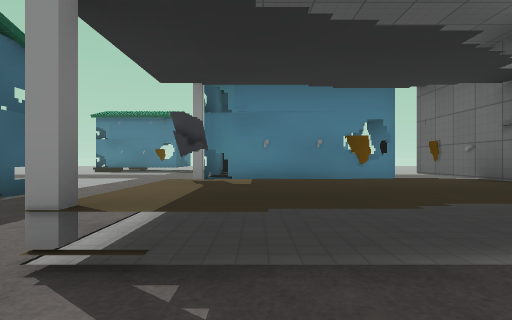
view 1 (above)

24 first-person views from a walk through a 3-D level made in the Godot game engine. The camera is 1.2 m above the floor, looks level and sees 80° across. The floor is counted in squares, 1.95 m on a side. Each view is taken from the middle of a square. On the plan, view 1 faces up. The plan holds only what a view shows up to about 9 squares ahead; the rest is blank. The place goes on beyond the plan. Characters and animated objects are left out. Some surface patterns are stand-ins.

view 2
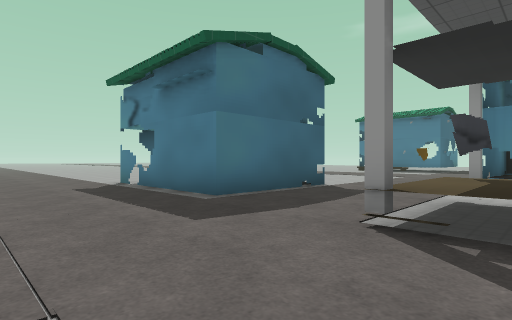

view 3
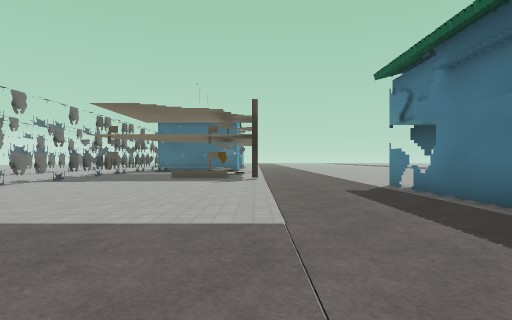

view 4
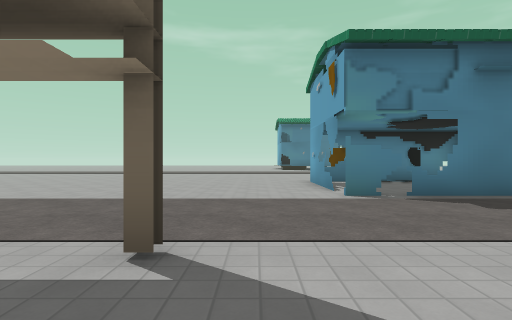

view 5
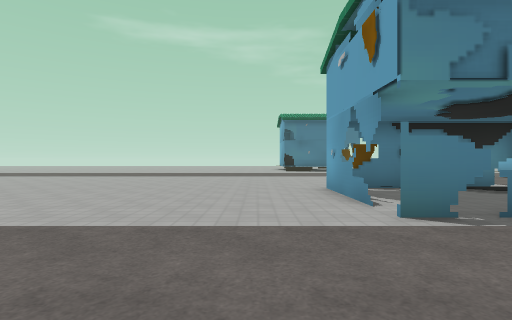

view 6
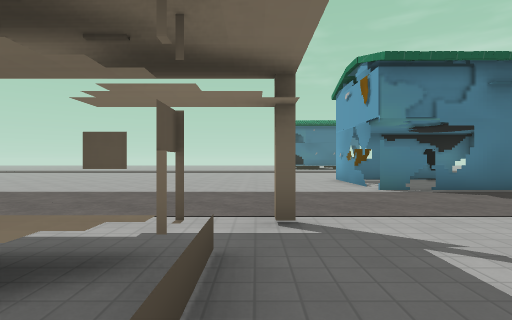

view 7
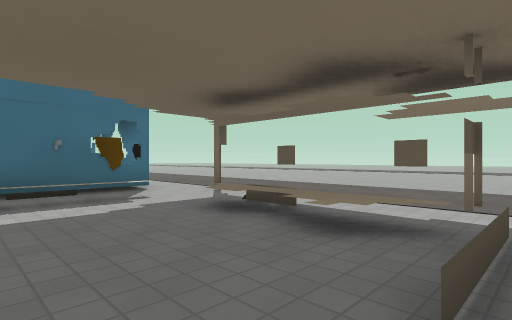

view 8
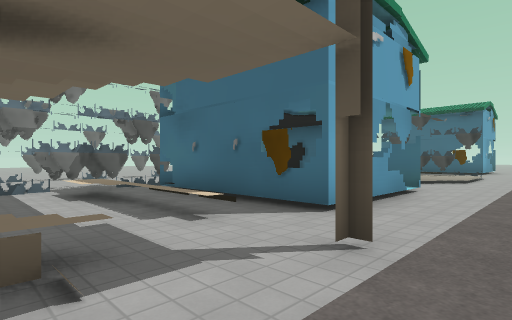

view 9
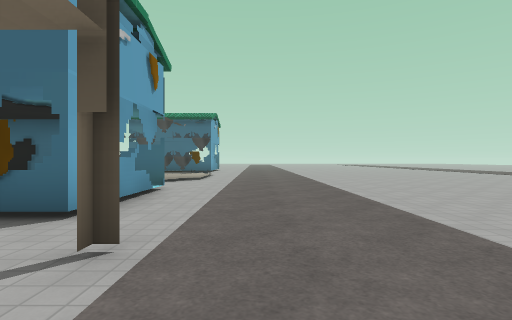

view 10
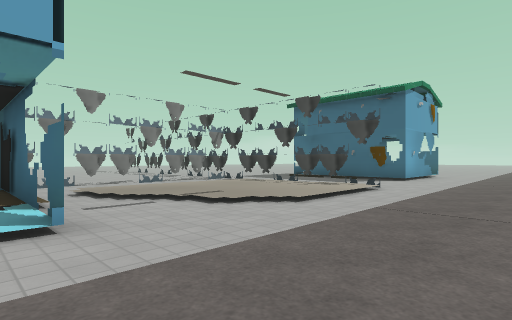

view 11
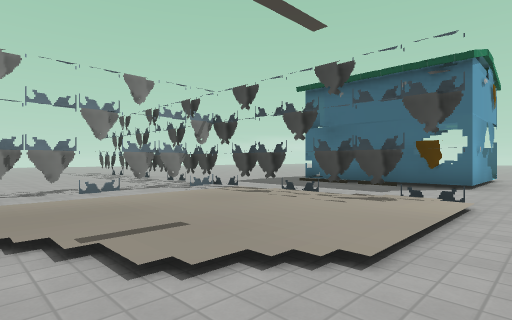

view 12
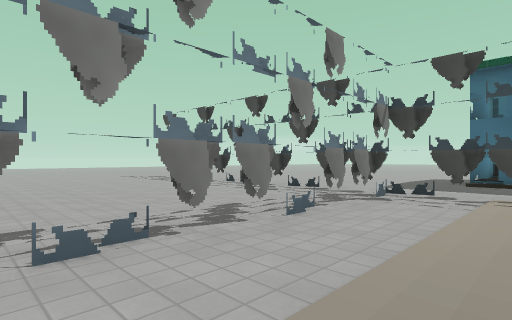

view 13
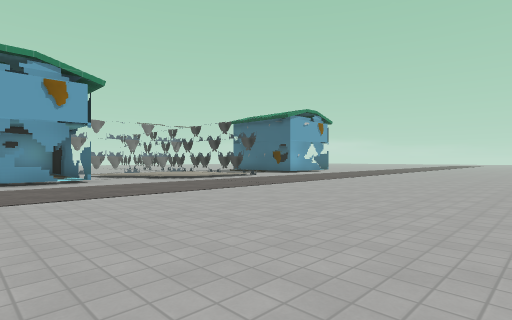

view 14
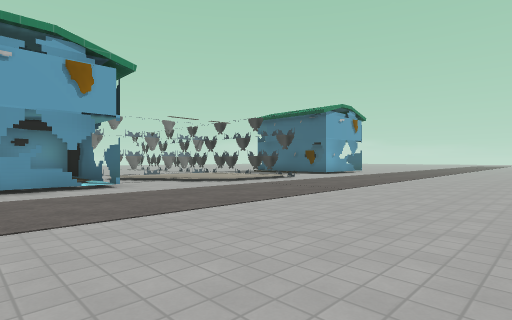

view 15
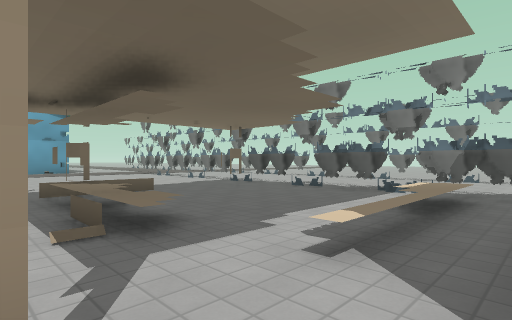

view 16
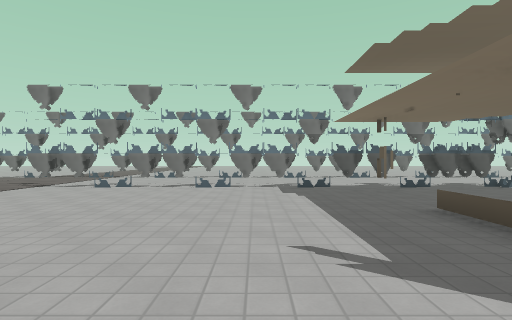

view 17
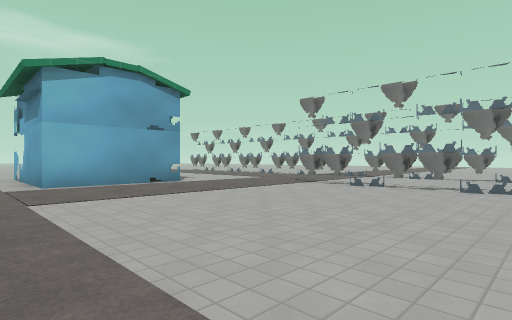

view 18
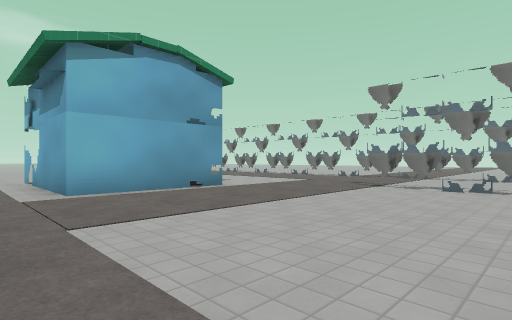

view 19
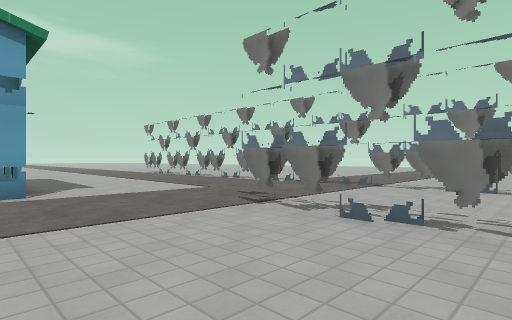

view 20
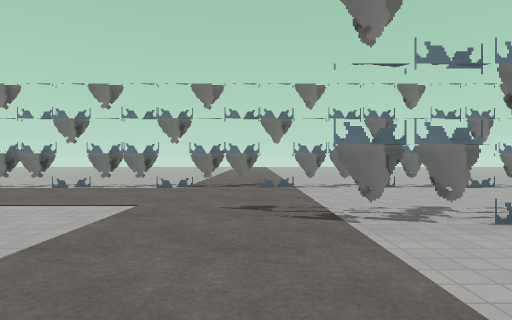

view 21
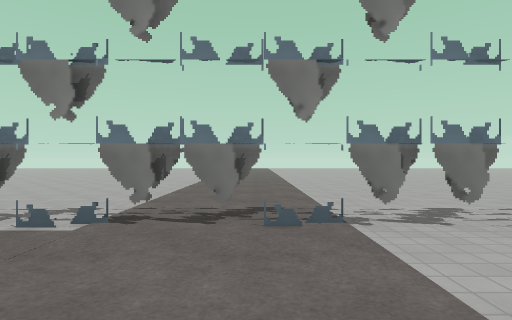

view 22
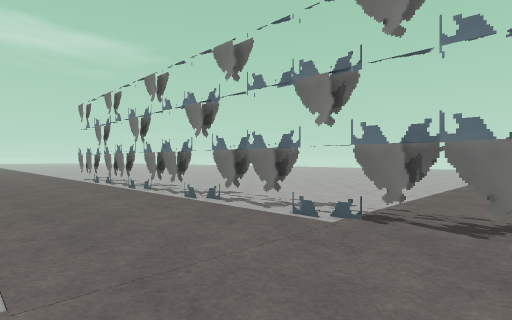

view 23
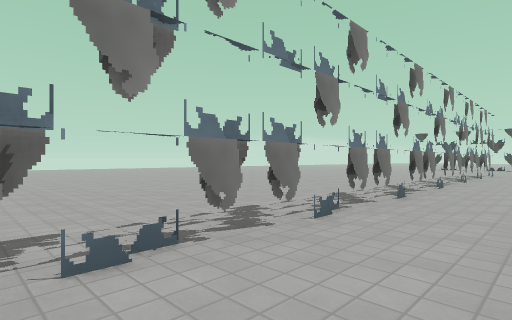

view 24
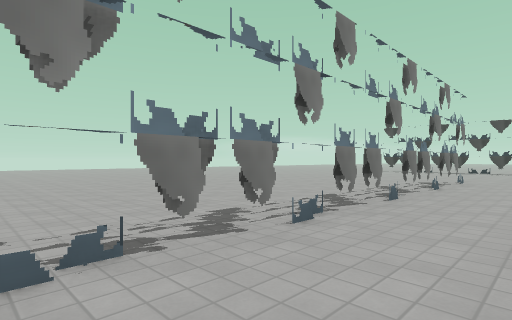

### Floor plan
Key: @ floor where view 1 was taken; # wall or solid block; . main floor; : floor 0.25 m higher than the main floor; + floor 0.5 m higher than the main floor; / step, stairs or slope; D closed door; = window, fence, low wall or low ledge; ^ raised ledge; T thing the floor can be seen under or through; C column; O other object.
Columns run from 29 left of view 1 to 8 right of it. Each row starts with its distance up from view 1.
  8             ..........  ... #   #
  7       ................  ... ###D#
  6 .....................DD  .. ^   ^
  5 .....................####...^  ^O
  4 .....................#..#...^^^^^
  3 ....................DD=##...^^^^
  2  ...........................^^^^
  1    ............................
  0 .............................@
 -1 .............C....C..............
 -2 ..T//DD//D##.  TTT..........###=D
 -3 ..T./DD /=:#D +++=..........#
 -4 ..T..   /# #/ +++=..........##
 -5 ..T..  ./# #/ +++=............#DD
 -6 ..T...../###/    T...............
 -7 ..TTTTTTT  #TTTTTTTTTTTTTT.......
 -8 ..T......   ....................
 -9 ..T......    .........................
-10 ..T...................................
-11    ...... #TTTTTTTTTTTTTTTTTTTTTTTT##
-12   #.....  ..........................
-13     ....  .........................
-14     ....   .......................
-15      ...    .....................
-16       ..     .....................
-17                ............ ......
-18                .... ....    ..

Positions as (right, up) in squares from view 1, and headings:
1: (0, 0), facing up
2: (0, -1), facing up-left
3: (-1, -1), facing left
4: (-10, -3), facing up
5: (-10, -1), facing up
6: (-11, -4), facing up
7: (-11, -5), facing up-left
8: (-14, 0), facing down-left
9: (-14, 0), facing left
10: (-20, 1), facing down-left
11: (-22, -1), facing down-left
12: (-21, -5), facing down-left
13: (-18, 7), facing down-left
14: (-18, 5), facing down-left
15: (-17, -1), facing down-right
16: (-9, 0), facing down
17: (-9, 0), facing down-right
18: (-7, 0), facing down-right
19: (-7, -4), facing down-right
20: (-3, -4), facing down
21: (-3, -8), facing down
22: (-3, -8), facing down-right
23: (-5, -9), facing down-left
24: (-10, -9), facing down-left
